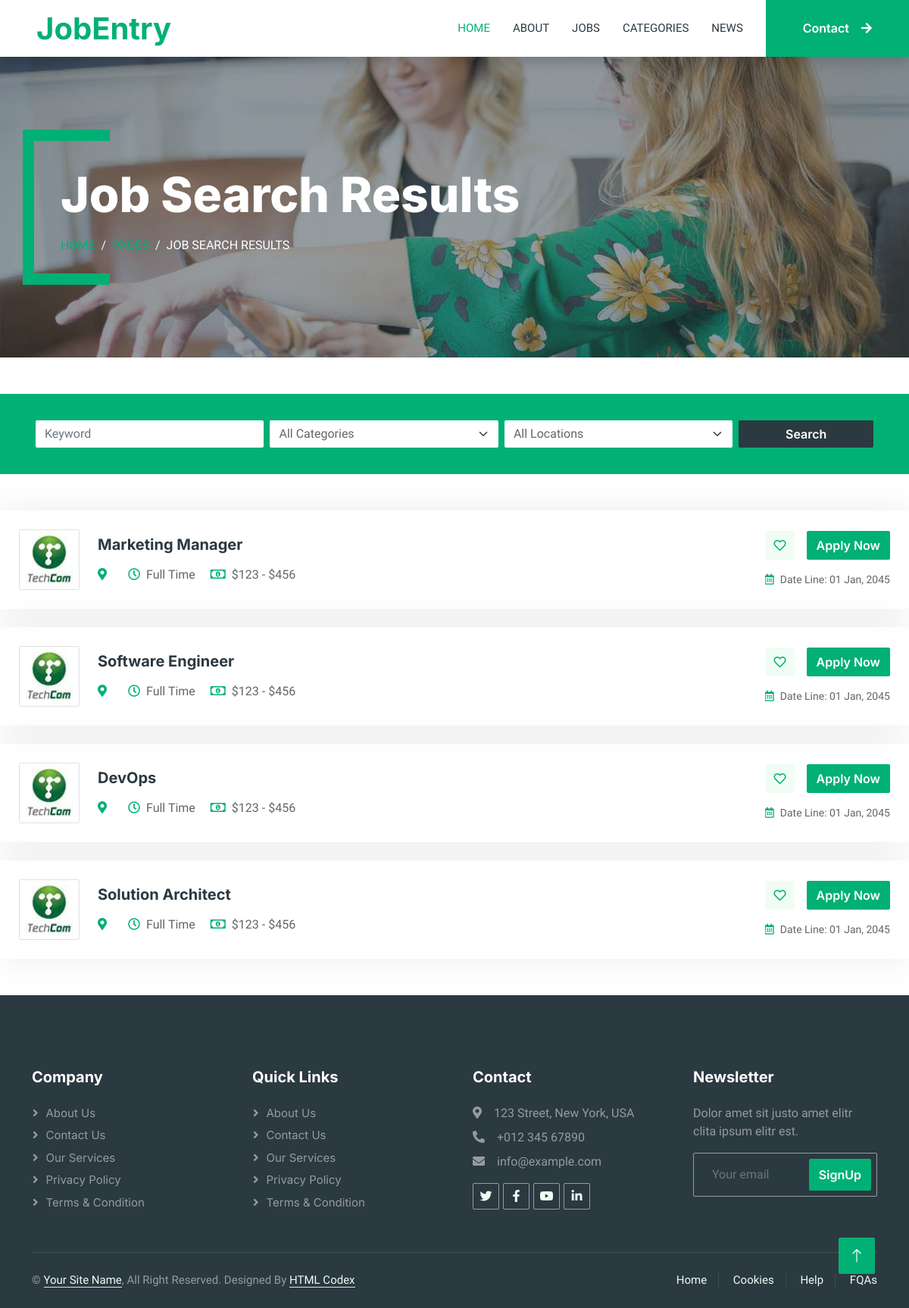
The app's page /jobs/, older data.
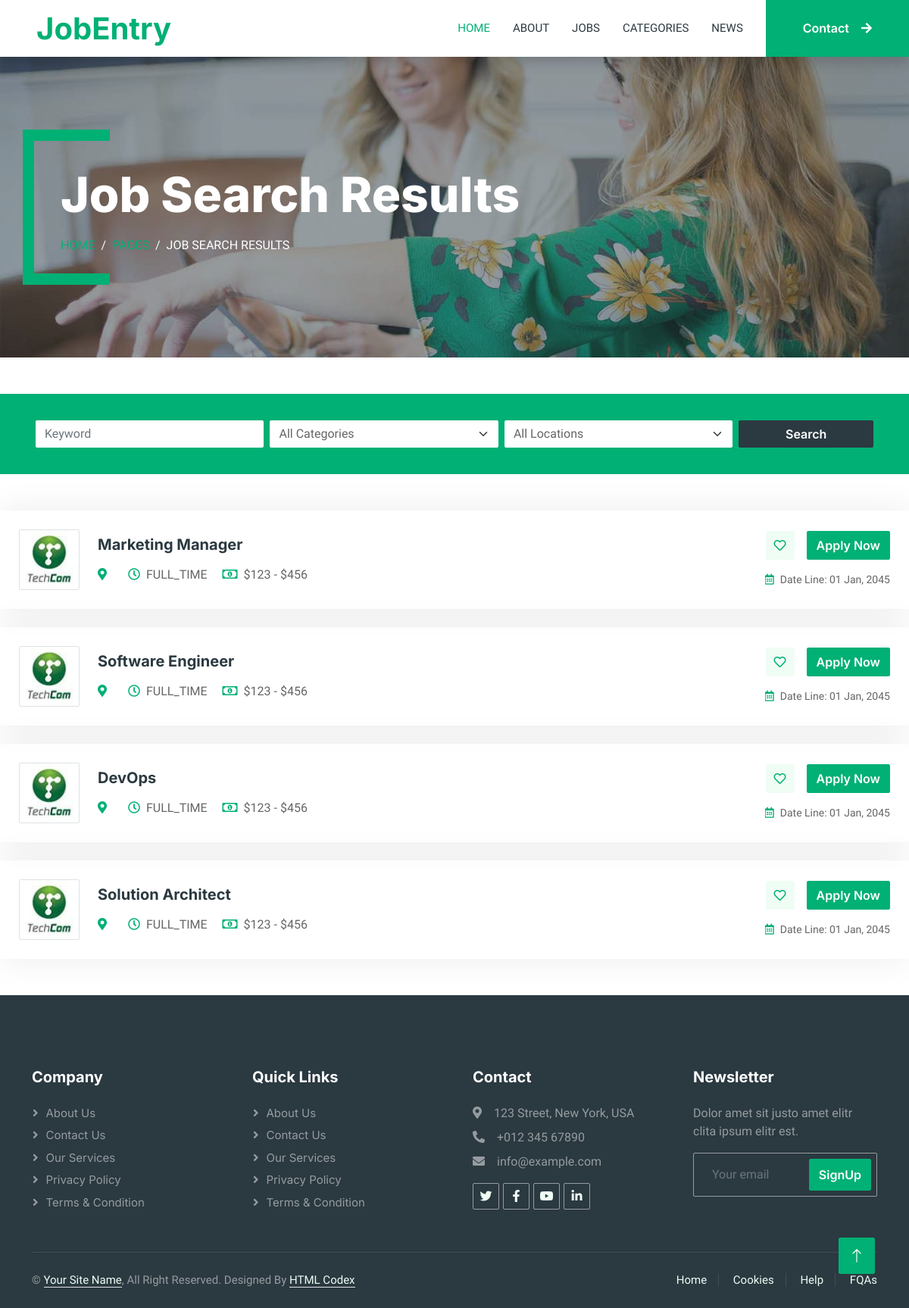
The same page, newer data.
### jobs/models.py (models this page shows)
class Job(models.Model):
    class JobNatures(models.TextChoices):
        FULL_TIME = 'FULL_TIME', _('Full Time')
        PART_TIME = 'PART_TIME', _('Part Time')
        CONTRACT = 'CONTRACT', _('Contract')
        INTERNSHIP = 'INTERNSHIP', _('Internship')
        OTHER = 'OTHER', _('Other')
    title = models.CharField(max_length=30)
    description = HTMLField(default="")
    published_date = models.DateTimeField(auto_now_add=True)
    vacancy_count = models.PositiveIntegerField(default=0)
    job_nature = models.CharField(max_length=30, choices=JobNatures.choices, default=JobNatures.FULL_TIME)
    salary_start = models.PositiveIntegerField(default=0)
    salary_end = models.PositiveIntegerField(default=0)
    company_detail = HTMLField()
    logo = models.ImageField(upload_to='images/', null=True, blank=True)
    categories = models.ManyToManyField(JobCategory, related_name='jobs')
    location = models.ForeignKey(Location, on_delete=models.CASCADE)

### jobs/views.py (the view)
# urls.py: path('jobs/', views.JobSearchResultsView.as_view(), name='job_list'),
class JobSearchResultsView(ListView):
    model = Job
    template_name = 'job-list.html'
    def get_queryset(self):
        query = self.request.GET.get('q')
        location_id = self.request.GET.get('location')
        category_id = self.request.GET.get('category')
        if query:
            queryset = Job.objects.filter(
                Q(title__icontains=query) |
                Q(description__icontains=query)
            )
        else:
            queryset = Job.objects.all()
        if location_id and location_id != '-1':
            queryset = queryset.filter(location__id=location_id)
        if category_id and category_id != '-1':
            queryset = queryset.filter(categories__id=category_id)
        return queryset
    def get_context_data(self, *, object_list=None, **kwargs):
        context = super().get_context_data(**kwargs)
        context['title'] = 'Job Search Results'
        job_categories = JobCategory.objects.all()
        locations = Location.objects.all()
        context['job_categories'] = job_categories
        context['locations'] = locations
        return context

### jobs/templates/job-list.html
{% extends 'base_with_header.html' %}
{% load static %}
{% block content_with_header %}
    {% include 'components/search_bar.html' %}
    {% include 'components/job_list.html' %}
{% endblock %}

### jobs/templates/base_with_header.html
{% extends "base.html" %}
{% load static %}
{% block content %}
    <div class="container-xxl py-5 bg-dark page-header mb-5">
        <div class="container my-5 pt-5 pb-4">
            <h1 class="display-3 text-white mb-3 animated slideInDown">{{ title }}</h1>
            <nav aria-label="breadcrumb">
                <ol class="breadcrumb text-uppercase">
                    <li class="breadcrumb-item"><a href="#">Home</a></li>
                    <li class="breadcrumb-item"><a href="#">Pages</a></li>
                    <li class="breadcrumb-item text-white active" aria-current="page">{{ title }}</li>
                </ol>
            </nav>
        </div>
    </div>
    {% block content_with_header %}
    {% endblock content_with_header %}
{% endblock content %}

### jobs/templates/base.html (shortened to what this page needs)
{% load static %}
<!DOCTYPE html>
<html lang="en">
<head>
    <link href="https://cdnjs.cloudflare.com/ajax/libs/font-awesome/5.10.0/css/all.min.css" rel="stylesheet">
    <link href="https://cdn.jsdelivr.net/npm/bootstrap-icons@1.4.1/font/bootstrap-icons.css" rel="stylesheet">
    <link href="{% static 'lib/animate/animate.min.css' %}" rel="stylesheet">
    <link href="{% static 'lib/owlcarousel/assets/owl.carousel.min.css' %}" rel="stylesheet">
    <link href="{% static 'css/bootstrap.min.css' %}" rel="stylesheet">
    <link href="{% static 'css/style.css' %}" rel="stylesheet">
</head>
<body>
<div class="container-xxl bg-white p-0">
    <nav class="navbar navbar-expand-lg bg-white navbar-light shadow sticky-top p-0">
        <a href="{% url 'index' %}" class="navbar-brand d-flex align-items-center text-center py-0 px-4 px-lg-5">
            <h1 class="m-0 text-primary">JobEntry</h1>
        </a>
        <div class="collapse navbar-collapse" id="navbarCollapse">
            <div class="navbar-nav ms-auto p-4 p-lg-0">
                <a href="{% url 'index' %}" class="nav-item nav-link active">Home</a>
                <a href="{% url 'about' %}" class="nav-item nav-link">About</a>
                <a href="{% url 'job_list' %}" class="nav-item nav-link">Jobs</a>
                <a href="{% url 'categories' %}" class="nav-item nav-link">Categories</a>
                <a href="{% url 'post_list' %}" class="nav-item nav-link">News</a>
            </div>
            <a href="{% url 'contact' %}" class="btn btn-primary rounded-0 py-4 px-lg-5 d-none d-lg-block">Contact<i
                    class="fa fa-arrow-right ms-3"></i></a>
        </div>
    </nav>
    {% block content %}{% endblock content %}
    <div class="container-fluid bg-dark text-white-50 footer pt-5 mt-5 wow fadeIn" data-wow-delay="0.1s">
        <div class="container py-5">
            <div class="row g-5">
                <div class="col-lg-3 col-md-6">
                    <h5 class="text-white mb-4">Company</h5>
                    <a class="btn btn-link text-white-50" href="">About Us</a>
                    <a class="btn btn-link text-white-50" href="">Contact Us</a>
                    <a class="btn btn-link text-white-50" href="">Our Services</a>
                    <a class="btn btn-link text-white-50" href="">Privacy Policy</a>
                    <a class="btn btn-link text-white-50" href="">Terms & Condition</a>
                </div>
                <div class="col-lg-3 col-md-6">
                    <h5 class="text-white mb-4">Quick Links</h5>
                    <a class="btn btn-link text-white-50" href="">About Us</a>
                    <a class="btn btn-link text-white-50" href="">Contact Us</a>
                    <a class="btn btn-link text-white-50" href="">Our Services</a>
                    <a class="btn btn-link text-white-50" href="">Privacy Policy</a>
                    <a class="btn btn-link text-white-50" href="">Terms & Condition</a>
                </div>
                <div class="col-lg-3 col-md-6">
                    <h5 class="text-white mb-4">Contact</h5>
                    <p class="mb-2"><i class="fa fa-map-marker-alt me-3"></i>123 Street, New York, USA</p>
                    <p class="mb-2"><i class="fa fa-phone-alt me-3"></i>+012 345 67890</p>
                    <p class="mb-2"><i class="fa fa-envelope me-3"></i>info@example.com</p>
                    <div class="d-flex pt-2">
                        <a class="btn btn-outline-light btn-social" href=""><i class="fab fa-twitter"></i></a>
                        <a class="btn btn-outline-light btn-social" href=""><i class="fab fa-facebook-f"></i></a>
                        <a class="btn btn-outline-light btn-social" href=""><i class="fab fa-youtube"></i></a>
                        <a class="btn btn-outline-light btn-social" href=""><i class="fab fa-linkedin-in"></i></a>
                    </div>
                </div>
                <div class="col-lg-3 col-md-6">
                    <h5 class="text-white mb-4">Newsletter</h5>
                    <p>Dolor amet sit justo amet elitr clita ipsum elitr est.</p>
                    <div class="position-relative mx-auto" style="max-width: 400px;">
                        <input class="form-control bg-transparent w-100 py-3 ps-4 pe-5" type="text"
                               placeholder="Your email">
                        <button type="button" class="btn btn-primary py-2 position-absolute top-0 end-0 mt-2 me-2">
                            SignUp
                        </button>
                    </div>
                </div>
            </div>
        </div>
        <div class="container">
            <div class="copyright">
                <div class="row">
                    <div class="col-md-6 text-center text-md-start mb-3 mb-md-0">
                        &copy; <a class="border-bottom" href="#">Your Site Name</a>, All Right Reserved.
                        Designed By <a class="border-bottom" href="https://htmlcodex.com">HTML Codex</a>
                    </div>
                    <div class="col-md-6 text-center text-md-end">
                        <div class="footer-menu">
                            <a href="">Home</a>
                            <a href="">Cookies</a>
                            <a href="">Help</a>
                            <a href="">FQAs</a>
                        </div>
                    </div>
                </div>
            </div>
        </div>
    </div>
    <a href="#" class="btn btn-lg btn-primary btn-lg-square back-to-top"><i class="bi bi-arrow-up"></i></a>
</div>
</body>
</html>

### jobs/templates/components/search_bar.html (shortened to what this page needs)
<div class="container-fluid bg-primary mb-5 wow fadeIn" data-wow-delay="0.1s" style="padding: 35px;" id="job-search-bar">
    <div class="container">
        <form action="{% url 'job_list' %}" method="get">
            <div class="row g-2">
                <div class="col-md-10">
                    <div class="row g-2">
                        <div class="col-md-4">
                            <input type="text" class="form-control border-0" placeholder="Keyword" name="q" value="{{ request.GET.q }}"/>
                        </div>
                        <div class="col-md-4">
                            <select class="form-select border-0" name="category">
                                {% if request.GET.category %}
                                    <option value="-1">All Categories</option>
                                {% else %}
                                    <option value="-1" selected>All Categories</option>
                                {% endif %}
                            </select>
                        </div>
                        <div class="col-md-4">
                            <select class="form-select border-0" name="location">
                                {% if request.GET.location %}
                                    <option value="-1">All Locations</option>
                                {% else %}
                                    <option value="-1" selected>All Locations</option>
                                {% endif %}
                            </select>
                        </div>
                    </div>
                </div>
                <div class="col-md-2">
                    <button class="btn btn-dark border-0 w-100" type="submit">Search</button>
                </div>
            </div>
        </form>
    </div>
</div>

### jobs/templates/components/job_list.html
{% load static %}
{% if job_list|length > 0 %}
    {% for job in job_list %}
        <div class="job-item p-4 mb-4">
            <div class="row g-4">
                <div class="col-sm-12 col-md-8 d-flex align-items-center">
                    <img class="flex-shrink-0 img-fluid border rounded"
                         src="{% static 'img/com-logo-1.jpg' %}" alt=""
                         style="width: 80px; height: 80px;">
                    <div class="text-start ps-4">
                        <a href="{% url 'job_detail' job.id %}"><h5
                                class="mb-3">{{ job.title }}</h5></a>
                        <span class="text-truncate me-3"><i
                                class="fa fa-map-marker-alt text-primary me-2"></i>{{ job.location }}</span>
                        <span class="text-truncate me-3"><i
                                class="far fa-clock text-primary me-2"></i>{{ job.job_nature }}</span>
                        <span class="text-truncate me-0"><i
                                class="far fa-money-bill-alt text-primary me-2"></i>${{ job.salary_start }} - ${{ job.salary_end }}</span>
                    </div>
                </div>
                <div class="col-sm-12 col-md-4 d-flex flex-column align-items-start align-items-md-end justify-content-center">
                    <div class="d-flex mb-3">
                        <a class="btn btn-light btn-square me-3" href=""><i
                                class="far fa-heart text-primary"></i></a>
                        <a class="btn btn-primary" href="{% url 'job_detail' job.id %}">Apply
                            Now</a>
                    </div>
                    <small class="text-truncate"><i
                            class="far fa-calendar-alt text-primary me-2"></i>Date
                        Line: 01 Jan, 2045</small>
                </div>
            </div>
        </div>
    {% endfor %}
{% else %}
    <div class="alert alert-danger">
        <strong>No Jobs Found!</strong>
    </div>
{% endif %}

### jobs/static/css/style.css (style rules this page uses)
:root { --primary: #00B074; --secondary: #2B9BFF; --light: #EFFDF5; --dark: #2B3940; }
.back-to-top { position: fixed; display: none; right: 45px; bottom: 45px; z-index: 99; }
.btn { font-family: 'Inter', sans-serif; font-weight: 600; transition: .5s; }
.btn.btn-primary, .btn.btn-secondary { color: #FFFFFF; }
.btn-square { width: 38px; height: 38px; }
.btn-lg-square { width: 48px; height: 48px; }
.btn-square, .btn-sm-square, .btn-lg-square { padding: 0; display: flex; align-items: center; justify-content: center; font-weight: normal; border-radius: 2px; }
.navbar-dark .navbar-nav .nav-link, .navbar-light .navbar-nav .nav-link { margin-right: 30px; padding: 25px 0; color: #FFFFFF; font-size: 15px; text-transform: uppercase; outline: none; }
.navbar-dark .navbar-nav .nav-link:hover, .navbar-dark .navbar-nav .nav-link.active, .navbar-light .navbar-nav .nav-link:hover, .navbar-light .navbar-nav .nav-link.active { color: var(--primary); }
.navbar-light .navbar-brand, .navbar-light a.btn { height: 75px; }
.navbar-light .navbar-nav .nav-link { color: var(--dark); font-weight: 500; }
.navbar-light.sticky-top { top: -100px; transition: .5s; }
.header-carousel .container, .page-header .container { position: relative; padding: 45px 0 45px 35px; border-left: 15px solid var(--primary); }
.header-carousel .container::before, .header-carousel .container::after, .page-header .container::before, .page-header .container::after { position: absolute; content: ""; top: 0; left: 0; width: 100px; height: 15px; background: var(--primary); }
.header-carousel .container::after, .page-header .container::after { top: 100%; margin-top: -15px; }
.page-header { background: linear-gradient(rgba(43, 57, 64, .5), rgba(43, 57, 64, .5)), url(../img/carousel-1.jpg) center center no-repeat; background-size: cover; }
.breadcrumb-item + .breadcrumb-item::before { color: var(--light); }
.job-item { border: 1px solid transparent; border-radius: 2px; box-shadow: 0 0 45px rgba(0, 0, 0, .08); transition: .5s; }
.footer .btn.btn-social { margin-right: 5px; width: 35px; height: 35px; display: flex; align-items: center; justify-content: center; color: var(--light); border: 1px solid rgba(255,255,255,0.5); border-radius: 2px; transition: .3s; }
.footer .btn.btn-link { display: block; margin-bottom: 5px; padding: 0; text-align: left; font-size: 15px; font-weight: normal; text-transform: capitalize; transition: .3s; }
.footer .btn.btn-link::before { position: relative; content: "\f105"; font-family: "Font Awesome 5 Free"; font-weight: 900; margin-right: 10px; }
.footer .form-control { border-color: rgba(255,255,255,0.5); }
.footer .copyright { padding: 25px 0; font-size: 15px; border-top: 1px solid rgba(256, 256, 256, .1); }
.footer .copyright a { color: var(--light); }
.footer .footer-menu a { margin-right: 15px; padding-right: 15px; border-right: 1px solid rgba(255, 255, 255, .1); }
.footer .footer-menu a:last-child { margin-right: 0; padding-right: 0; border-right: none; }

Row changes from the older to the newer data that the page shows:
changed Job "Marketing Manager": job_nature "Full Time" → "FULL_TIME"
changed Job "Software Engineer": job_nature "Full Time" → "FULL_TIME"
changed Job "DevOps": job_nature "Full Time" → "FULL_TIME"
changed Job "Solution Architect": job_nature "Full Time" → "FULL_TIME"
